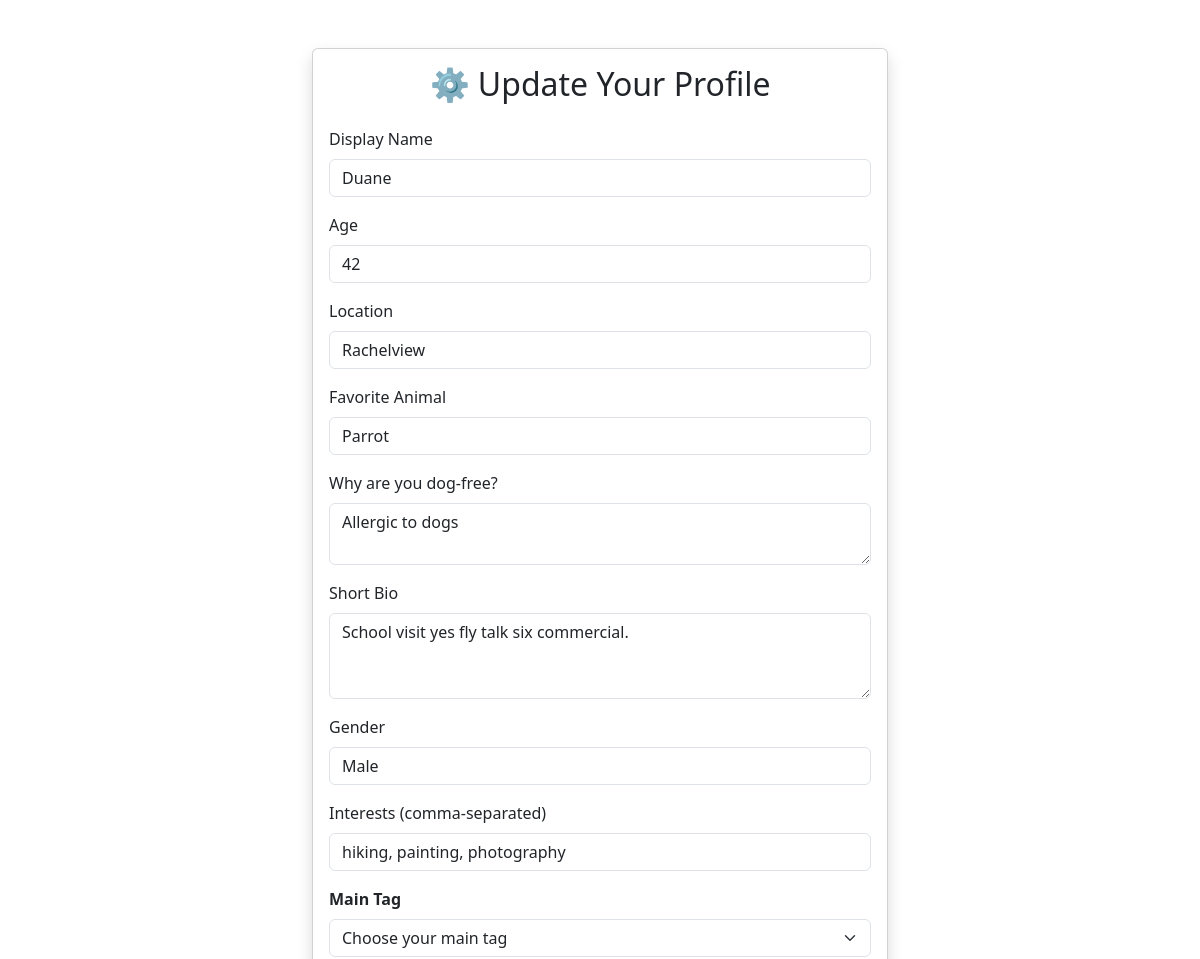
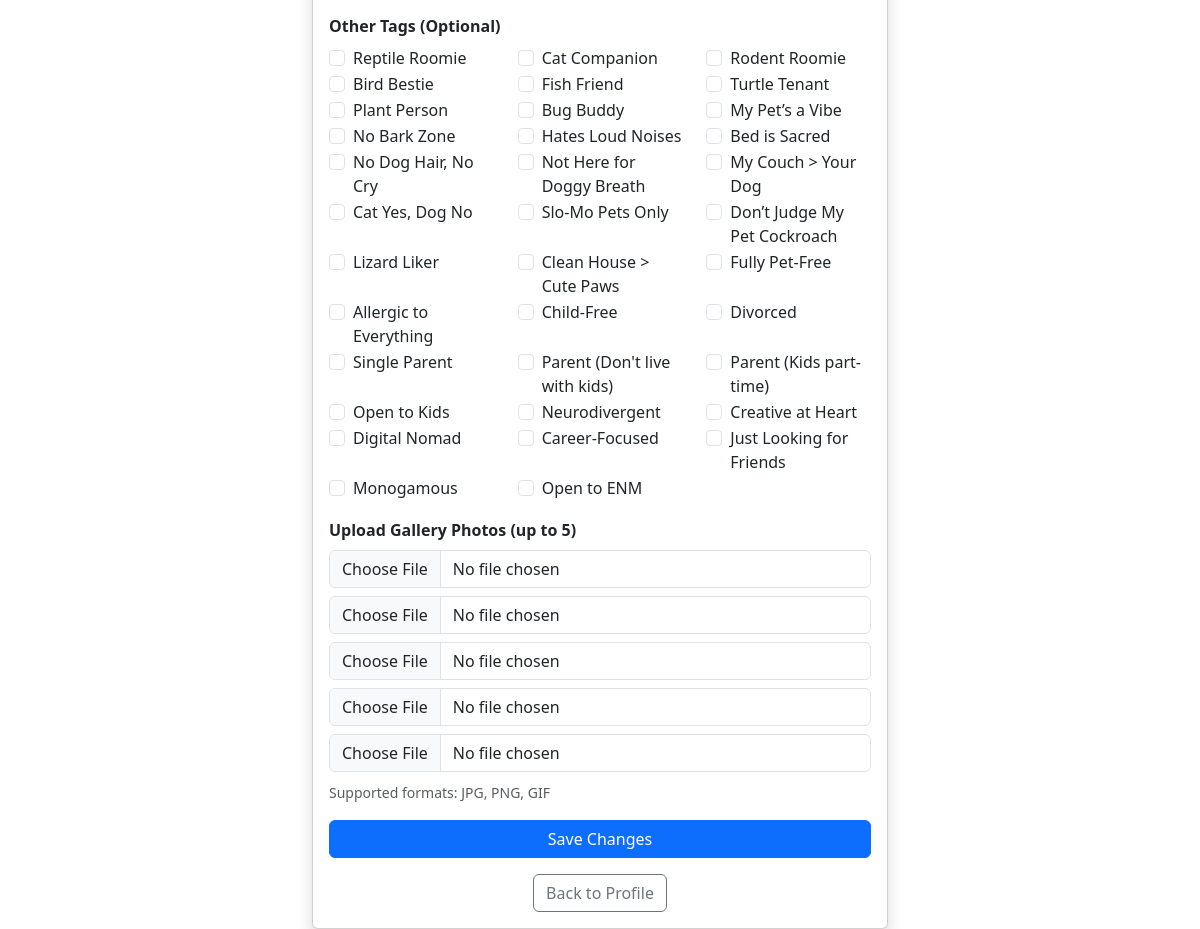
The app's page /settings (signed in) with its own data (2 pictures, top to bottom).
### tables this page shows
CREATE TABLE users (
        id INTEGER PRIMARY KEY AUTOINCREMENT,
        username TEXT UNIQUE NOT NULL,
        password TEXT NOT NULL,
        display_name TEXT,
        age INTEGER,
        location TEXT,
        favorite_animal TEXT,
        dog_free_reason TEXT,
        profile_pic TEXT,
        bio TEXT,
        gender TEXT,
        interests TEXT,
        main_tag TEXT,
        tags TEXT
    , gallery_image_1 TEXT, gallery_image_2 TEXT, gallery_image_3 TEXT, gallery_image_4 TEXT, gallery_image_5 TEXT);

### app.py (the view, shortened to what this page needs)
@app.route("/settings", methods=["GET", "POST"])
def settings():
    if "username" not in session:
        return redirect(url_for("login"))
    username = session["username"]
    conn = sqlite3.connect("users.db")
    c = conn.cursor()
    c.execute("""
        SELECT display_name, age, location, favorite_animal, dog_free_reason,
               bio, gender, interests, main_tag, tags
        FROM users WHERE username = ?
    """, (username,))
    data = c.fetchone()
    conn.close()
    return render_template("settings.html", data=data)

### templates/settings.html (shortened to what this page needs)
<!DOCTYPE html>
<html lang="en">
<head>
    <link href="https://cdn.jsdelivr.net/npm/bootstrap@5.3.3/dist/css/bootstrap.min.css" rel="stylesheet">
</head>
<body>
    <div class="container mt-5" style="max-width: 600px;">
        <div class="card shadow">
            <div class="card-body">
                <h2 class="card-title text-center mb-4">⚙️ Update Your Profile</h2>
                <form method="POST" enctype="multipart/form-data">
                    <div class="mb-3">
                        <label for="display_name" class="form-label">Display Name</label>
                        <input type="text" class="form-control" id="display_name" name="display_name" value="{{ data[0] or '' }}">
                    </div>
                    <div class="mb-3">
                        <label for="age" class="form-label">Age</label>
                        <input type="number" class="form-control" id="age" name="age" value="{{ data[1] or '' }}" min="18" max="99">
                    </div>
                    <div class="mb-3">
                        <label for="location" class="form-label">Location</label>
                        <input type="text" class="form-control" id="location" name="location" value="{{ data[2] or '' }}">
                    </div>
                    <div class="mb-3">
                        <label for="favorite_animal" class="form-label">Favorite Animal</label>
                        <input type="text" class="form-control" id="favorite_animal" name="favorite_animal" value="{{ data[3] or '' }}">
                    </div>
                    <div class="mb-3">
                        <label for="dog_free_reason" class="form-label">Why are you dog-free?</label>
                        <textarea class="form-control" id="dog_free_reason" name="dog_free_reason" rows="2">{{ data[4] or '' }}</textarea>
                    </div>
                    <div class="mb-3">
                        <label for="bio" class="form-label">Short Bio</label>
                        <textarea class="form-control" id="bio" name="bio" rows="3">{{ data[5] or '' }}</textarea>
                    </div>
                    <div class="mb-3">
                        <label for="gender" class="form-label">Gender</label>
                        <input type="text" class="form-control" id="gender" name="gender" value="{{ data[6] or '' }}">
                    </div>
                    <div class="mb-3">
                        <label for="interests" class="form-label">Interests (comma-separated)</label>
                        <input type="text" class="form-control" id="interests" name="interests" value="{{ data[7] or '' }}">
                    </div>
                    <div class="mb-3">
                      <label for="main_tag" class="form-label"><strong>Main Tag</strong></label>
                      <select name="main_tag" id="main_tag" class="form-select" required>
                        <option value="">Choose your main tag</option>
                          {% set serious_tags = [
                            "Child-Free", "Divorced", "Single Parent", "Parent (Don't live with kids)", "Parent (Kids part-time)", "Open to Kids", "Neurodivergent", "Creative at Heart",
                            "Digital Nomad", "Career-Focused", "Just Looking for Friends", "Monogamous", "Open to ENM"
                          ] %}
                      </select>
                    </div>
                    <div class="mb-3">
                      <label class="form-label"><strong>Other Tags (Optional)</strong></label>
                      <div class="row">
                        {% set selected_tags = data[9].split(",") if data[9] else [] %}
                        {% for tag in fun_tags + serious_tags if tag != data[8] %}
                          <div class="col-6 col-md-4">
                            <div class="form-check">
                              <input class="form-check-input" type="checkbox" name="tags" value="{{ tag }}"
                                {% if tag in selected_tags %}checked{% endif %}>
                              <label class="form-check-label">{{ tag }}</label>
                            </div>
                          </div>
                        {% endfor %}
                      </div>
                    </div>
                    <div class="mb-3">
                        <label class="form-label"><strong>Upload Gallery Photos (up to 5)</strong></label>
                        {% for i in range(1, 6) %}
                            <input type="file" name="gallery_image_{{ i }}" class="form-control mb-2">
                        {% endfor %}
                        <small class="form-text text-muted">Supported formats: JPG, PNG, GIF</small>
                    </div>
                    <button type="submit" class="btn btn-primary w-100">Save Changes</button>
                </form>
                <div class="text-center mt-3">
                    <a href="{{ url_for('profile') }}" class="btn btn-outline-secondary">Back to Profile</a>
                </div>
            </div>
        </div>
    </div>
</body>
</html>

### records on screen
users: display_name "Duane", age "42", location "Rachelview", favorite_animal "Parrot", dog_free_reason "Allergic to dogs", bio "School visit yes fly talk six commercial.", gender "Male", interests "hiking, painting, photography"

### other values on screen
{{ tag }} "Reptile Roomie" "Cat Companion" "Rodent Roomie" "Bird Bestie" "Fish Friend" "Turtle Tenant" "Plant Person" "Bug Buddy" "My Pet’s a Vibe" "No Bark Zone" "Hates Loud Noises" "Bed is Sacred" "No Dog Hair, No Cry" "Not Here for Doggy Breath" "My Couch > Your Dog" "Cat Yes, Dog No" "Slo-Mo Pets Only" "Don’t Judge My Pet Cockroach" "Lizard Liker" "Clean House > Cute Paws" "Fully Pet-Free" "Allergic to Everything" "Child-Free" "Divorced" "Single Parent" "Parent (Don't live with kids)" "Parent (Kids part-time)" "Open to Kids" "Neurodivergent" "Creative at Heart" "Digital Nomad" "Career-Focused" "Just Looking for Friends" "Monogamous" "Open to ENM"
